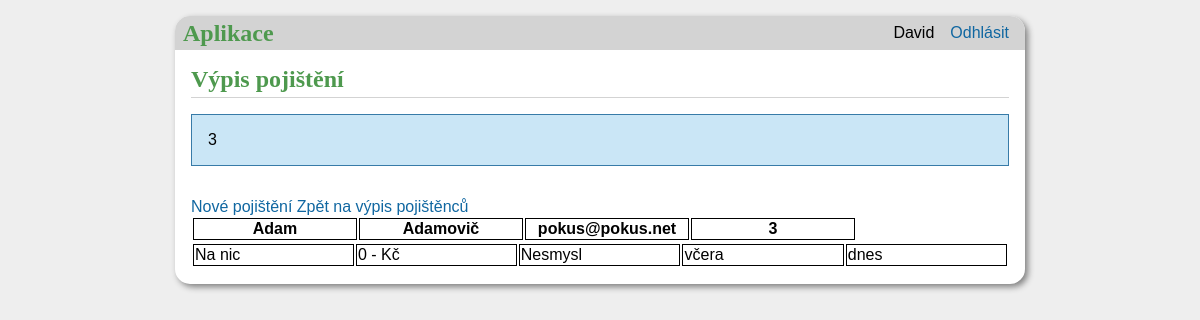
/insurance/3 (signed in), run on the app's committed database.
### tables this page shows
CREATE TABLE administration (
id INTEGER PRIMARY KEY AUTOINCREMENT,
name TEXT NOT NULL,
surname TEXT NOT NULL,
password TEXT NOT NULL,
email TEXT UNIQUE NOT NULL
);

CREATE TABLE users (
id INTEGER PRIMARY KEY AUTOINCREMENT,
email TEXT UNIQUE NOT NULL,
name TEXT NOT NULL,
surname TEXT NOT NULL,
tel INTEGER NOT NULL,
street_descriptive TEXT NOT NULL,
city TEXT NOT NULL,
zip_code INTEGER NOT NULL
);

CREATE TABLE insurance (
id INTEGER PRIMARY KEY AUTOINCREMENT,
user_id INTEGER NOT NULL,
insurance INTEGER NOT NULL,
amound INTEGER NOT NULL,
subject TEXT NOT NULL,
valid_from TEXT NOT NULL,
valid_until TEXT NOT NULL,
FOREIGN KEY (user_id) REFERENCES users (id)
);

### aplikace/insurance.py (the view)
@bp.route('/insurance/<user_id>', methods=('GET', 'POST'))
def list_insurance(user_id):
    db = get_db()
    user = db.execute(
        'SELECT name, surname, email, id FROM users WHERE id = ?', (user_id,)
    ).fetchone()
    posts = db.execute(
        'SELECT * FROM insurance AS i '
        'JOIN users AS u ON u.id = i.user_id '
        'WHERE u.id = ?', (user_id,)
    ).fetchall()
    flash(user_id)
    return render_template('insurance_list.html', posts=posts, user_name=user)

### aplikace/auth.py (called while the page is built)
@bp.before_app_request
def load_logged_in_user():
    user_id = session.get('email')
    if user_id is None:
        g.user = None
    else:
        g.user = get_db().execute(
            'SELECT * FROM administration WHERE email = ?', (user_id,)
        ).fetchone()

### aplikace/db.py (called while the page is built)
def get_db():
    if 'db' not in g:
        g.db = sqlite3.connect(
            current_app.config['DATABASE'],
            detect_types=sqlite3.PARSE_DECLTYPES
        )
        g.db.row_factory = sqlite3.Row
    return g.db

### aplikace/templates/insurance_list.html (shortened to what this page needs)
{% extends 'base.html' %}
{% block header %}
    <h1> {% block title %}Výpis pojištění {% endblock title %}</h1>
{% endblock header %}
{% block content %}
{% if g.user['name'] == 'David' %}
        {% set user_id = user_name['id'] %}
        <a href="{{url_for('insurance.create_insurance',user_id=user_id)}}">Nové pojištění</a>
        <a href="{{ url_for('extract.list') }}">Zpět na výpis pojištěnců</a>
{% endif %}
        <table class="tabulka">
            <thead>
                <tr class="radky">
                    <th>{{ user_name['name'] }}</th>
                    <th>{{ user_name['surname'] }}</th>
                    <th>{{ user_name['email'] }}</th>
                    <th>{{ user_name['id'] }}</th>
                </tr>
            </thead>
            {% for post in posts %}
            <table  class="tabulka">
                <tr class="radky">
                    <td>{{ post['insurance'] }}</td>
                    <td>{{ post['amound'] }} - Kč</td>
                    <td>{{ post['subject'] }}</td>
                    <td>{{ post['valid_from'] }}</td>
                    <td>{{ post['valid_until'] }}</td>
                </tr>
            </table>
        </table>
        {% endfor %}
{% endblock content %}

### aplikace/templates/base.html (shortened to what this page needs)
<!doctype html>
<link rel="stylesheet" href="{{ url_for('static', filename='style.css')}}">
<nav>
    <h1>Aplikace</h1>
    <ul>
        {% if g.user %}
            <li><span>{{ g.user['name'] }}</span>
            <li><a href="{{ url_for('auth.logout') }}">Odhlásit</a>
        {% else %}
            <li><a href="{{ url_for('auth.login') }}">Odhlášen</a>
                <p>{{ g.user['name'] }}</p>
        {% endif %}
    </ul>
</nav>
<section class="content">
    <header>
        {% block header %}{% endblock header %}
    </header>
    {% for message in get_flashed_messages() %}
        <div class="flash">{{ message }}</div>
    {% endfor %}
    {% block content %}{% endblock content %}
</section>

### aplikace/static/style.css (style rules this page uses)
h1 { font-family: serif; color: #4e994e; margin: 1rem 0; }
a { color: #1067a1; text-decoration: none; }
nav { background: lightgray; display: flex; align-items: center; padding: 0 0.5rem; border-radius: 15px 15px 0 0; }
nav h1 { flex: auto; margin: 0; }
nav ul { display: flex; list-style: none; margin: 0; padding: 0; }
nav ul li a, nav ul li span, header .action { display: block; padding: 0.5rem; }
.content { padding: 0 1rem 1rem; }
.content > header { border-bottom: 1px solid lightgray; display: flex; align-items: flex-end; }
.content > header h1 { flex: auto; margin: 1rem 0 0.25rem 0; }
.flash { margin: 1em 0; padding: 1em; background: #cae6f6; border: 1px solid #377ba8; }
.content:last-child { margin-bottom: 0; }
table td, th { border: solid 1px; width: 10em; border-collapse: collapse; }

### data on the page
administration: user.name "David"
users: name "Adam", surname "Adamovič", email "pokus@pokus.net", id "3"
insurance: insurance "Na nic", amound "0", subject "Nesmysl", valid_from "včera", valid_until "dnes"

### other printed values
{{ message }} "3"
